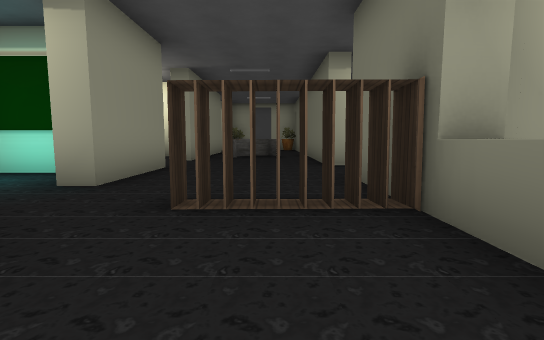
view 1 (above)

20 first-person views from a walk through a level from a Godot 3-D game. The camera is 1.2 m above the floor, tilts 6° down and sees 85° across. Doors that lead somewhere are drawn open, without their leaves. The floor is counted in squares, 2 m on a side. Each view is taken from the middle of a square. On the plan, view 1 faces up. The plan holds only what a view shows up to about 9 squares ahead; the rest is blank. Characters and animated objects are left out. Some surface patterns are stand-ins.

view 2
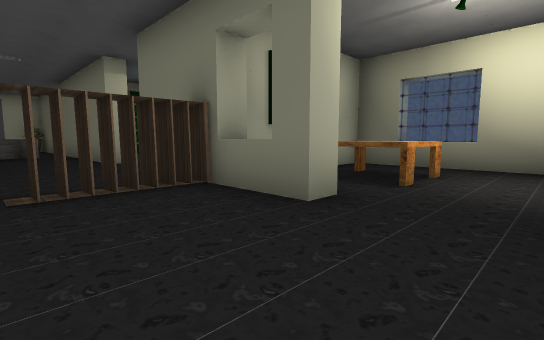

view 3
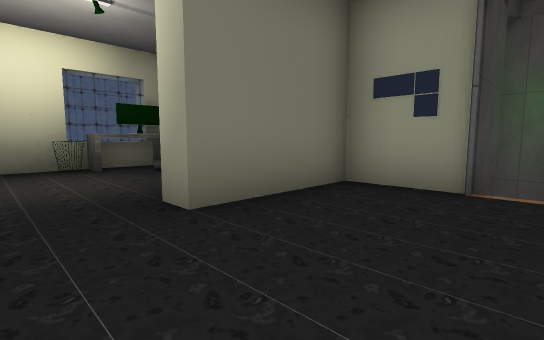

view 4
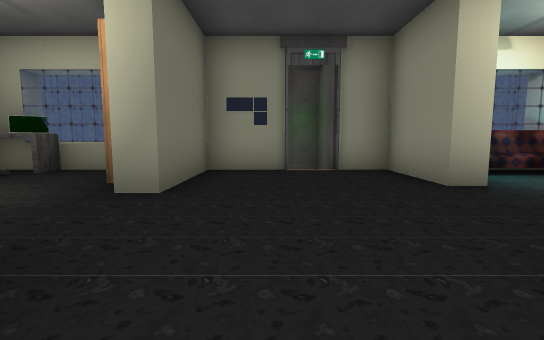

view 5
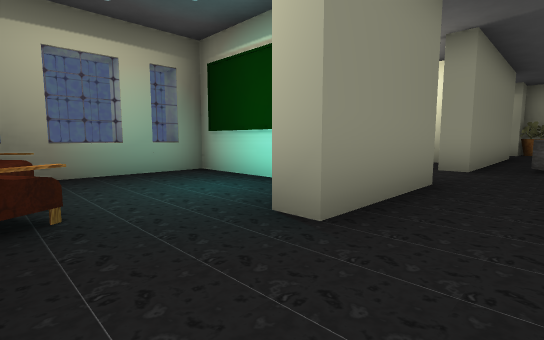

view 6
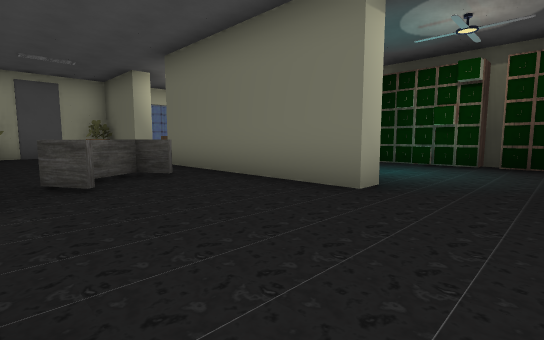

view 7
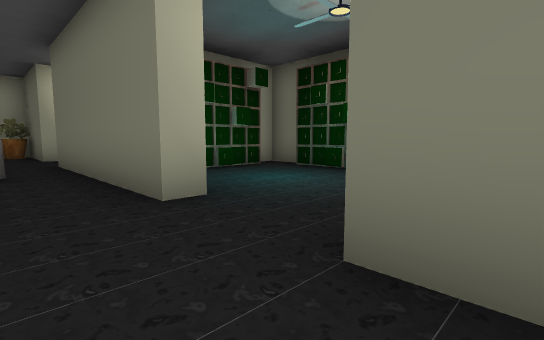

view 8
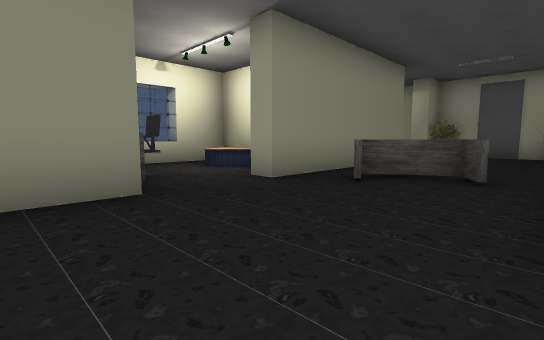

view 9
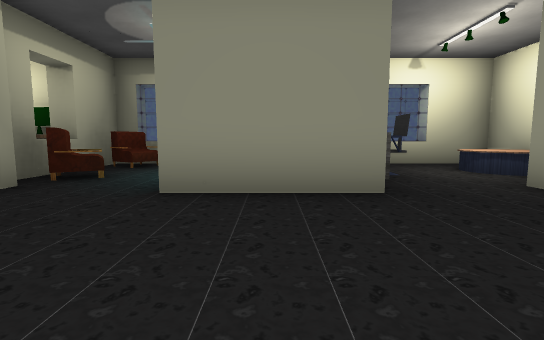

view 10
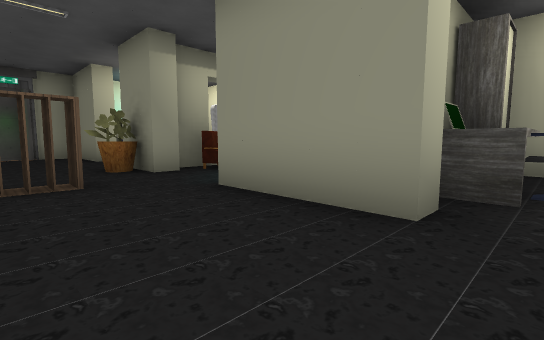

view 11
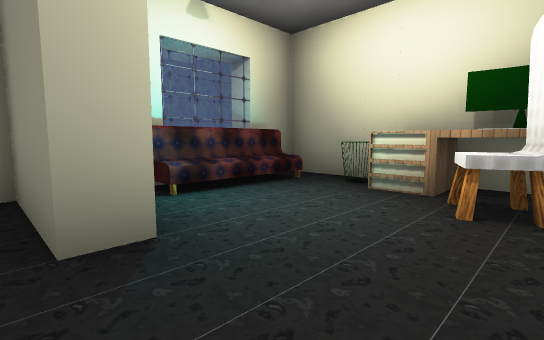

view 12
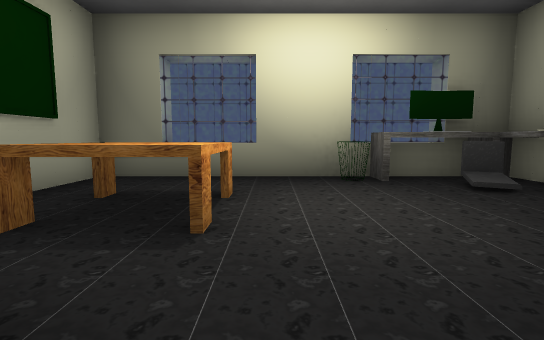

view 13
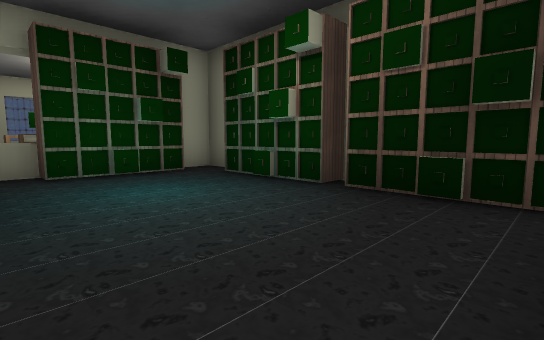

view 14
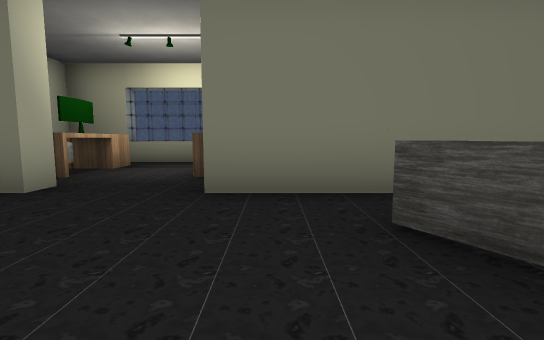

view 15
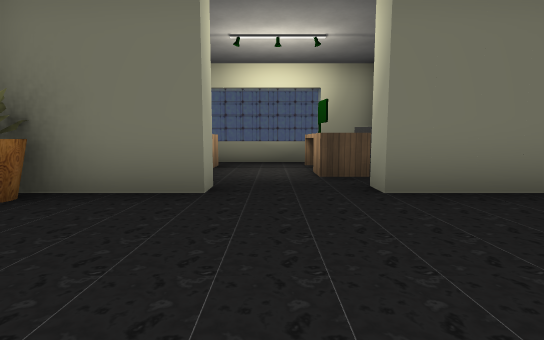

view 16
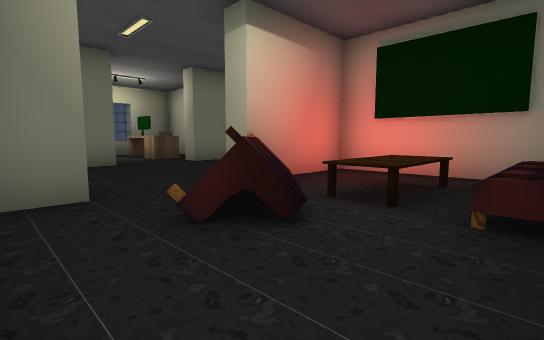

view 17
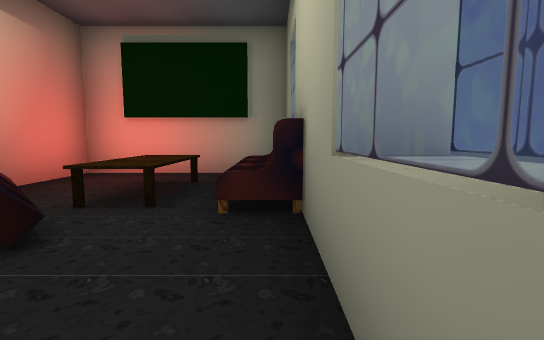

view 18
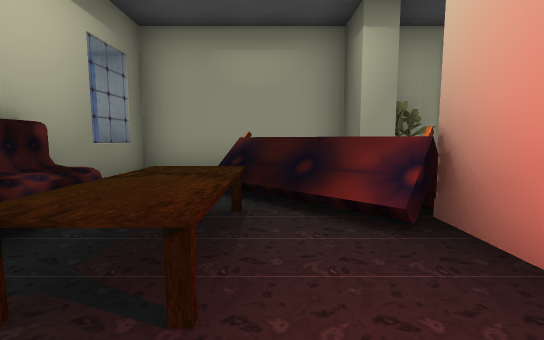

view 19
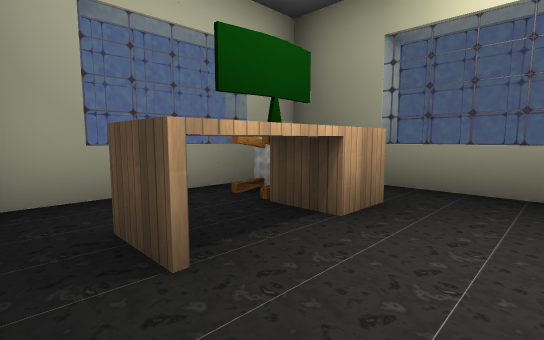

view 20
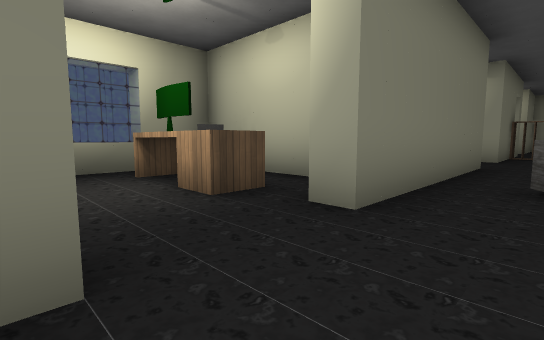

### Floor plan
Ten units are one square. View 1 is at (0, 0); x grows to the right and y downward. Boxes are objects, and circles mark ways between rooms. Rooms are numbered by the first view taken in them; rooms with no view inside come last. Other rooms are left out.
<svg viewBox="-73 -172 141 233">
<path fill="none" stroke="#000" d="M19 -22 12 -22M13 -67 13 -117M-22 -63 -22 -38M19 -7 13 -7 13 -47M-33 -66 -33 -60M-22 17 -22 38 -12 38M-3 38 13 38 13 13 18 13M31 38 58 38 58 -27 21 -27M-22 -132 -22 -83M-28 -132 -32 -128M13 -137 13 -155M5 -162 -16 -162M19 -67 13 -67M13 -47 16 -47M52 -41 52 -60M59 -63 52 -63 52 -85M49 -92 27 -92 27 -97 21 -97M-27 -162 -62 -162 -62 -134M-61 -157 -68 -157M-68 -152 -68 -148 -62 -148M-61 -107 -28 -107 -28 -132 -22 -132M19 -137 13 -137M13 -117 18 -117M29 -102 52 -102M63 -131 63 -136M63 -141 63 -147M58 -105 58 -162 21 -162M45 -167 29 -167M-62 -38 -68 -38M-40 -13 -30 -13M-62 -48 -68 -48M-44 -53 -62 -53 -62 -13 -45 -13M-29 -18 -24 -18M-22 -38 -28 -38M-62 -88 -68 -88M-58 -63 -49 -63 -49 -58 -45 -58M-50 -103 -62 -103 -62 -62M-29 -63 -22 -63M-22 -83 -28 -83M-3 51 -3 38M-12 38 -12 56 -1 56"/>
<rect x="-25" y="-15" width="10" height="10" fill="#bbb"><title>pot</title></rect>
<rect x="-15" y="-35" width="20" height="10" fill="#bbb"><title>shelf</title></rect>
<rect x="-15" y="-105" width="20" height="20" fill="#bbb"><title>desk</title></rect>
<rect x="15" y="25" width="10" height="10" fill="#bbb"><title>shelf</title></rect>
<rect x="25" y="-15" width="20" height="10" fill="#bbb"><title>desk</title></rect>
<rect x="45" y="25" width="10" height="10" fill="#bbb"><title>chair</title></rect>
<rect x="45" y="15" width="10" height="10" fill="#bbb"><title>desk</title></rect>
<rect x="45" y="5" width="10" height="10" fill="#bbb"><title>bin</title></rect>
<rect x="-65" y="-135" width="10" height="20" fill="#bbb"><title>sofa</title></rect>
<rect x="-55" y="-135" width="10" height="20" fill="#bbb"><title>desk</title></rect>
<rect x="-25" y="-165" width="10" height="10" fill="#bbb"><title>pot</title></rect>
<rect x="5" y="-165" width="10" height="10" fill="#bbb"><title>pot</title></rect>
<rect x="25" y="-125" width="10" height="10" fill="#bbb"><title>desk</title></rect>
<rect x="25" y="-155" width="20" height="10" fill="#bbb"><title>computer</title></rect>
<rect x="35" y="-125" width="10" height="10" fill="#bbb"><title>computer</title></rect>
<rect x="45" y="-115" width="10" height="10" fill="#bbb"><title>other object</title></rect>
<rect x="45" y="-125" width="10" height="10" fill="#bbb"><title>desk</title></rect>
<rect x="45" y="-165" width="10" height="10" fill="#bbb"><title>chair</title></rect>
<rect x="-65" y="-25" width="20" height="10" fill="#bbb"><title>sofa</title></rect>
<rect x="-45" y="-25" width="10" height="10" fill="#bbb"><title>sofa</title></rect>
<rect x="-55" y="-95" width="20" height="10" fill="#bbb"><title>desk</title></rect>
<rect x="-45" y="-75" width="10" height="10" fill="#bbb"><title>chair</title></rect>
<circle cx="10" cy="-55" r="3" fill="#2a7"/>
<circle cx="-20" cy="-140" r="3" fill="#2a7"/>
<circle cx="-5" cy="-160" r="3" fill="#2a7"/>
<circle cx="10" cy="-125" r="3" fill="#2a7"/>
<circle cx="-30" cy="-25" r="3" fill="#2a7"/>
<circle cx="-30" cy="-75" r="3" fill="#2a7"/>
<circle cx="-10" cy="40" r="3" fill="#2a7"/>
<text x="0" y="-40">1</text>
<text x="30" y="-60">2</text>
<text x="-40" y="-140">3</text>
<text x="30" y="-130">4</text>
<text x="-50" y="-30">5</text>
<text x="-50" y="-80">6</text>
<text x="-10" y="50">7</text>
</svg>
Room 1 opens to room 2. Room 1 opens to room 3. Room 1 opens to room 4. Room 1 opens to room 5. Room 1 opens to room 6. Room 1 opens to room 7.

Where each view was taken, in squares from view 1:
view 1: 0 up, 0 right, facing up
view 2: 1 down, 1 left, facing up-right
view 3: 0 up, 1 left, facing down-right
view 4: 2 up, 0 right, facing down
view 5: 2 up, 1 left, facing up-left
view 6: 5 up, 2 left, facing up-right
view 7: 4 up, 0 right, facing up-right
view 8: 5 up, 1 right, facing up-left
view 9: 5 up, 1 right, facing left
view 10: 7 up, 0 right, facing down-left
view 11: 0 up, 2 left, facing down-left
view 12: 0 up, 1 right, facing right
view 13: 4 up, 2 right, facing up-right
view 14: 11 up, 2 left, facing right
view 15: 13 up, 2 left, facing right
view 16: 16 up, 6 left, facing down-right
view 17: 16 up, 6 left, facing down
view 18: 11 up, 4 left, facing up
view 19: 13 up, 2 right, facing up-right
view 20: 14 up, 0 right, facing down-right
